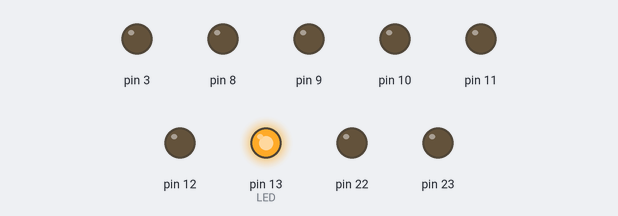
Recording of a sketch running on a simulated Arduino Uno, built with avr-gcc and run on an emulated ATmega328P. On the bench: output pins drawn as LEDs (lit = HIGH).

Above: at 1.2 s.
At 3.6 s:
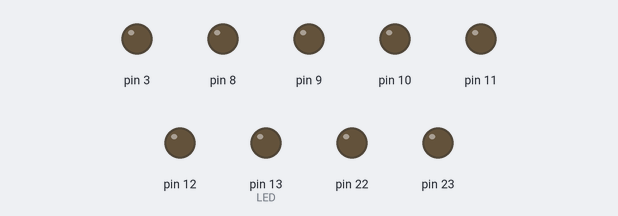
Timing chart, 0 to 6.4 s (numbered marks = the images above):
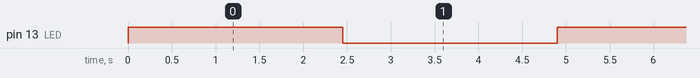

Measured:
- by itself, pin 13 (LED): alternates HIGH for 2.5 s and LOW for 2.5 s

The sketch:

led_pwm_Android_USB.ino
```cpp
// (licence header left out)
/*
 * main.c
 *  (c) Nexus-Computing GmbH Switzerland
 *  Created on: Feb 02, 2012
 *      Author: Manuel Di Cerbo
 */
#include <stdio.h>
#include <avr/io.h>
#include <avr/interrupt.h>
#include <util/delay.h>

#define LED 13 // LED is on Pin 13 or Pin 5 of Port B
/*
 * UART-Initialization from www.mikrocontroller.net
 * Hint: They are awesome! :-)
 */

#ifndef F_CPU
#warning "F_CPU was not defined, defining it now as 16000000"
#define F_CPU 16000000UL
#endif

#define BAUD 9600UL      // baud rate
// Calculations
#define UBRR_VAL ((F_CPU+BAUD*8)/(BAUD*16)-1)   // smart rounding
#define BAUD_REAL (F_CPU/(16*(UBRR_VAL+1)))     // real baud rate
#define BAUD_ERROR ((BAUD_REAL*1000)/BAUD) // error in parts per mill, 1000 = no error
#if ((BAUD_ERROR<990) || (BAUD_ERROR>1010))
#error Error in baud rate greater than 1%!
#endif

void uart_init(void) {
	UBRR0H = UBRR_VAL >> 8;
	UBRR0L = UBRR_VAL & 0xFF;

	UCSR0C = (0 << UMSEL01) | (0 << UMSEL00) | (1 << UCSZ01) | (1 << UCSZ00); // asynchron 8N1
	UCSR0B |= (1 << RXEN0); // enable UART RX
	UCSR0B |= (1 << TXEN0); // enable UART TX
	UCSR0B |= (1 << RXCIE0); //interrupt enable
}

/* Receive symbol, not necessary for this example, using interrupt instead*/
uint8_t uart_getc(void) {
	while (!(UCSR0A & (1 << RXC0)))
		// wait until symbol is ready
		;
	return UDR0; // return symbol
}

uint8_t uart_putc(unsigned char data) {
	/* Wait for empty transmit buffer */
	while (!(UCSR0A & (1 << UDRE0)))
		;
	/* Put data into buffer, sends the data */
	UDR0 = data;
	return 0;
}


void initIO(void) {
	DDRD |= (1 << DDD3);
	DDRB = 0xff; //all out
}


volatile uint8_t data = 10;

int main(void) {
	initIO();
	uart_init();
	sei();

        pinMode(LED, OUTPUT);

	uint8_t i = 0;
	volatile uint8_t pause;
	for(;;) {
		pause = data;
		digitalWrite(LED, HIGH);
		for(i = 0; i < 255-pause; i++)
			_delay_ms(10);
		digitalWrite(LED, LOW);
		for(i = 0; i < 255-pause; i++)
			_delay_ms(10);

	}
	return 0; // never reached
}

ISR(USART_RX_vect) {//attention to the name and argument here, won't work otherwise
	data = UDR0;//UDR0 needs to be read
}
```
